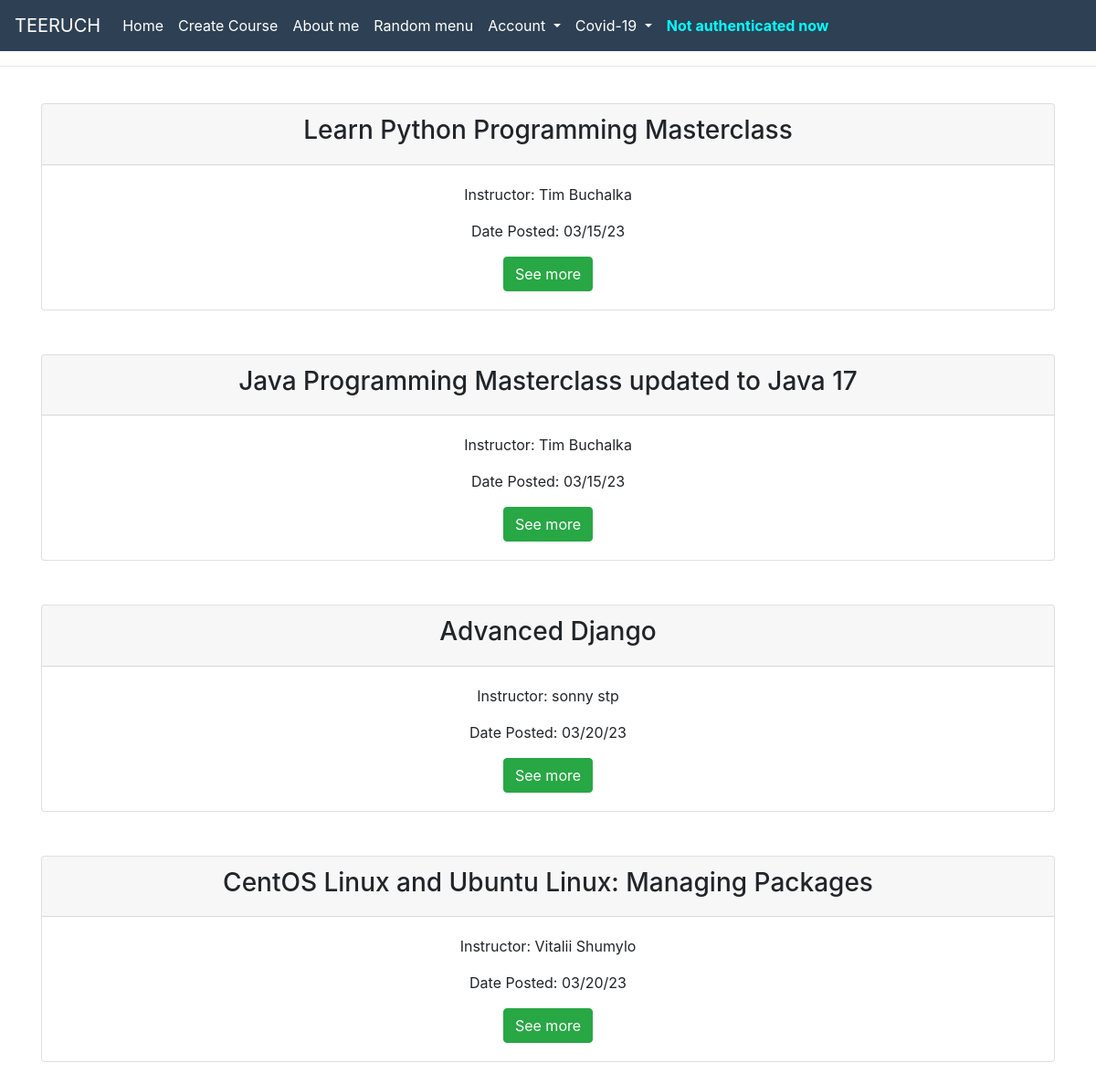
The page / on the database its author committed.
### models.py (models this page shows)
class Course(db.Model) :
    id = db.Column(db.Integer, primary_key=True)
    title = db.Column(db.String(120), nullable=False)
    description = db.Column(db.Text, nullable=False)
    price = db.Column(db.Integer, nullable=False)
    duration = db.Column(db.Integer, nullable=False)
    instructor = db.Column(db.String(80), nullable=False)
    date_created = db.Column(db.DateTime(), default=datetime.utcnow)

### app.py (the view)
@app.route('/')
def home() :
    all_courses = Course.query.all()
    return render_template("home.html", all_courses=all_courses)

### templates/home.html (shortened to what this page needs)
{% extends 'base.html' %}
{% block content %}
    {% for courses in all_courses %}
    <br>
    <div class="main" style="text-align: center">
        <div class="container">
            <div class="card">
                <div class="card-header">
                    <h3>{{courses.title}}</h3>
                </div>
                <div class="card-body">
                    <p>Instructor: {{courses.instructor}}</p>
                    <p>Date Posted: {{courses.date_created.strftime("%x")}}</p>
                    <a class="btn btn-success" href="/post-details/{{courses.id}}" role="button">See more</a>
                </div>
            </div>
        </div>
    </div><br>
    {% endfor %}
{% endblock content %}

### templates/base.html (shortened to what this page needs)
<!DOCTYPE html>
<html lang="en">
  <head>
    <link rel="stylesheet" href="{{url_for('static', filename='css/about.css')}}">
    <link
      rel="stylesheet"
      href="https://cdn.jsdelivr.net/npm/bootstrap@4.6.2/dist/css/bootstrap.min.css"
    />
  </head>
  <body>
    <nav class="navbar navbar-expand-sm navbar-custom">
      <a class="navbar-brand" href="{{url_for('home')}}">TEERUCH</a>
      <div class="collapse navbar-collapse" id="navbarSupportedContent">
        <ul class="navbar-nav mr-auto">
          <li class="nav-item active">
            <a class="nav-link" href="{{url_for('home')}}"
              >Home <span class="sr-only">(current)</span></a
            >
          </li>
          <li class="nav-item">
            <a class="nav-link" href="{{url_for('create')}}">Create Course</a>
          </li>
          <li class="nav-item">
            <a class="nav-link" href="{{url_for('about')}}">About me</a>
          </li>
          <li class="nav-item">
            <a class="nav-link" href="{{url_for('random_menu')}}">Random menu</a>
          </li>
          <li class="nav-item dropdown">
            <a
              class="nav-link dropdown-toggle"
              href="#"
              role="button"
              data-toggle="dropdown"
              aria-expanded="false"
            >
              Account
            </a>
          </li>
          <li class="nav-item dropdown">
            <a
              class="nav-link dropdown-toggle"
              href="#"
              role="button"
              data-toggle="dropdown"
              aria-expanded="false"
            >
              Covid-19
            </a>
          </li>
          <li class="nav-item">
            <a class="nav-link" href="#" style="color: aqua; font-weight:bold;">
              {% if current_user.is_authenticated %}
                Hi {{ current_user.username }}!
              {% else %}
              Not authenticated now
              {% endif %}
            </a>
          </li>
        </ul>
      </div>
    </nav>
    <div class='contianer' style="text-align: center;">
      <hr>
  </div>
    {% block content %}
    {% endblock content %}
  </body>
</html>

### static/css/about.css (style rules this page uses)
body { background: -webkit-linear-gradient(left, #ffffff, #ffffff); }

### templates/base.html (style rules this page uses)
.navbar-custom { background-color: #2e4053; }
.navbar-custom .navbar-brand, .navbar-custom .navbar-text { color: white; }
.navbar-custom .navbar-nav .nav-link { color: #ffffff; }
.navbar-custom .nav-item.active .nav-link, .navbar-custom .nav-item:hover .nav-link { color: #ffffff; }

### rows shown on the page
Course: title "Learn Python Programming Masterclass", instructor "Tim Buchalka", date_created "03/15/23"
Course: title "Java Programming Masterclass updated to Java 17", instructor "Tim Buchalka", date_created "03/15/23"
Course: title "Advanced Django", instructor "sonny stp", date_created "03/20/23"
Course: title "CentOS Linux and Ubuntu Linux: Managing Packages", instructor "Vitalii Shumylo", date_created "03/20/23"
